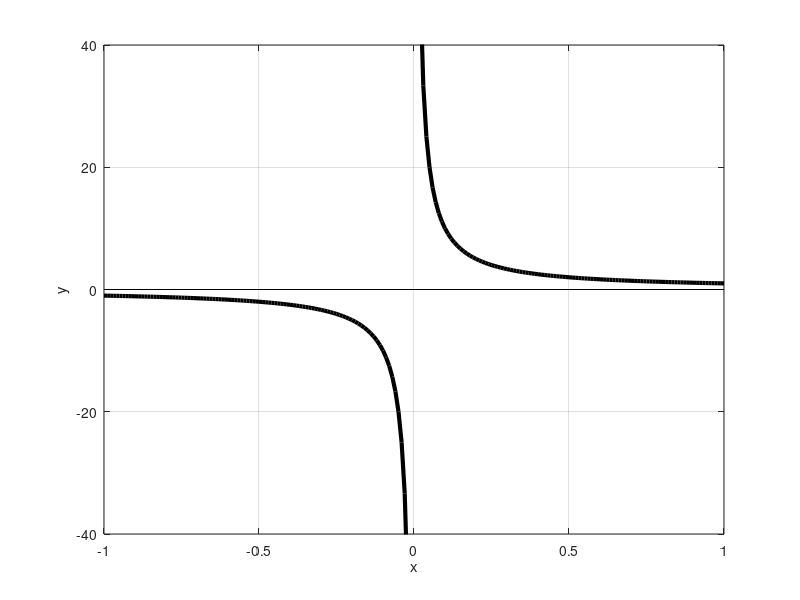

MATLAB code to generate this figure:
x=-1:0.01:+1;
y=1./x;
xx=-1:0.1:1;yy=zeros(21);
plot(x,y,'k','linewidth',3,xx,yy,'-k')
axis([-1 +1 -40 +40])
xlabel ("x");
ylabel ("y");
grid on